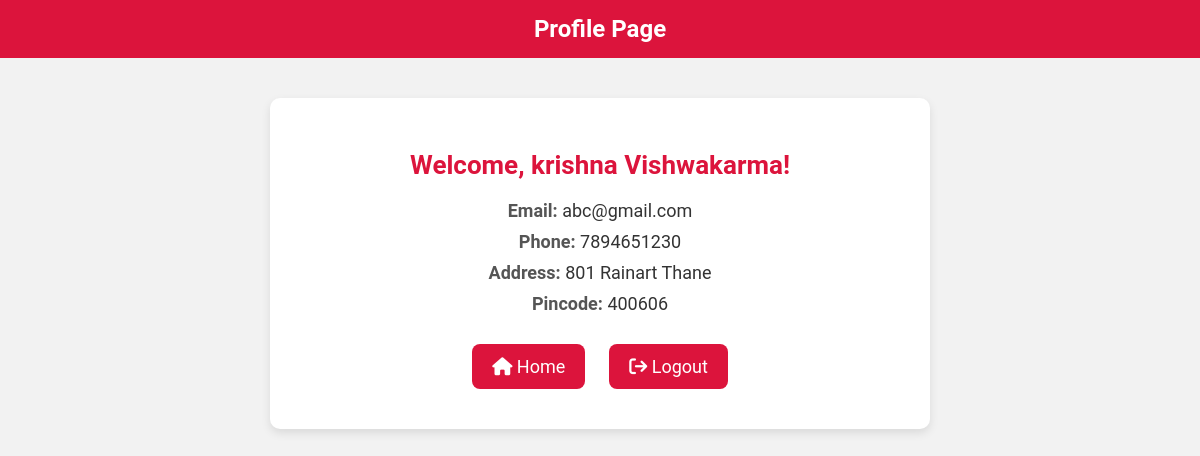
Screenshot of /Merchandise/profile.php (signed in) with the database file from the repository.
### tables this page shows
CREATE TABLE `users` (
  `First_Name` varchar(25) NOT NULL,
  `Last_Name` varchar(25) NOT NULL,
  `Email` varchar(50) NOT NULL,
  `Password` varchar(20) NOT NULL,
  `Phone_No` bigint(10) UNSIGNED NOT NULL,
  `Address_Line_1` varchar(50) DEFAULT NULL,
  `Address_Line_2` varchar(50) DEFAULT NULL,
  `Address_Line_3` varchar(50) DEFAULT NULL,
  `Pincode` int(6) NOT NULL
);

### Merchandise/profile.php (the view, shortened to what this page needs)
<?php
$servername = "localhost";
$username = "root";
$password = "";
$dbname = "merchandise";
$conn = new mysqli($servername, $username, $password, $dbname);
$email = $_SESSION['email'];
$name = $_SESSION['name'];
$stmt = $conn->prepare("SELECT * FROM users WHERE Email = ?");
$stmt->bind_param("s", $email);
$stmt->execute();
$result = $stmt->get_result();
$user = $result->fetch_assoc();
?>
<!DOCTYPE html>
<html lang="en">
<head>
</head>
<body>
<header>
    Profile Page
</header>
<div class="container">
    <h2>Welcome, <?php echo htmlspecialchars($name); ?>!</h2>
    <p><strong>Email:</strong> <?php echo htmlspecialchars($email); ?></p>
    <p><strong>Phone:</strong> <?php echo htmlspecialchars($user['Phone_No']); ?></p>
    <p><strong>Address:</strong> <?php echo htmlspecialchars($user['Address_Line_1']) . " " . htmlspecialchars($user['Address_Line_2']) . " " . htmlspecialchars($user['Address_Line_3']); ?></p>
    <p><strong>Pincode:</strong> <?php echo htmlspecialchars($user['Pincode']); ?></p>
    <div class="btn-container">
        <a href="home.php" class="btn"><i class="fa-solid fa-home"></i> Home</a>
        <a href="logout.php" class="btn"><i class="fa-solid fa-sign-out"></i> Logout</a>
    </div>
</div>
</body>
</html>

### Merchandise/profile.php (style rules this page uses)
body { font-family: 'Roboto', sans-serif; background-color: #f2f2f2; margin: 0; padding: 0; }
header { background: crimson; color: white; padding: 15px; text-align: center; font-size: 24px; font-weight: bold; }
.container { max-width: 600px; margin: 40px auto; background: white; padding: 30px; border-radius: 10px; box-shadow: 0 4px 10px rgba(0, 0, 0, 0.1); text-align: center; }
h2 { color: crimson; font-size: 26px; margin-bottom: 20px; }
p { font-size: 18px; margin: 10px 0; color: #333; }
strong { color: #555; }
.btn-container { margin-top: 20px; }
.btn { display: inline-block; padding: 12px 20px; margin: 10px; background: crimson; color: white; text-decoration: none; border-radius: 8px; font-size: 18px; transition: all 0.3s; }

### rows the page displays
users: Phone_No "7894651230", Address_Line_1 "801", Address_Line_2 "Rainart", Address_Line_3 "Thane", Pincode "400606"

### other values shown
$name "krishna Vishwakarma"
$email "abc@gmail.com"
